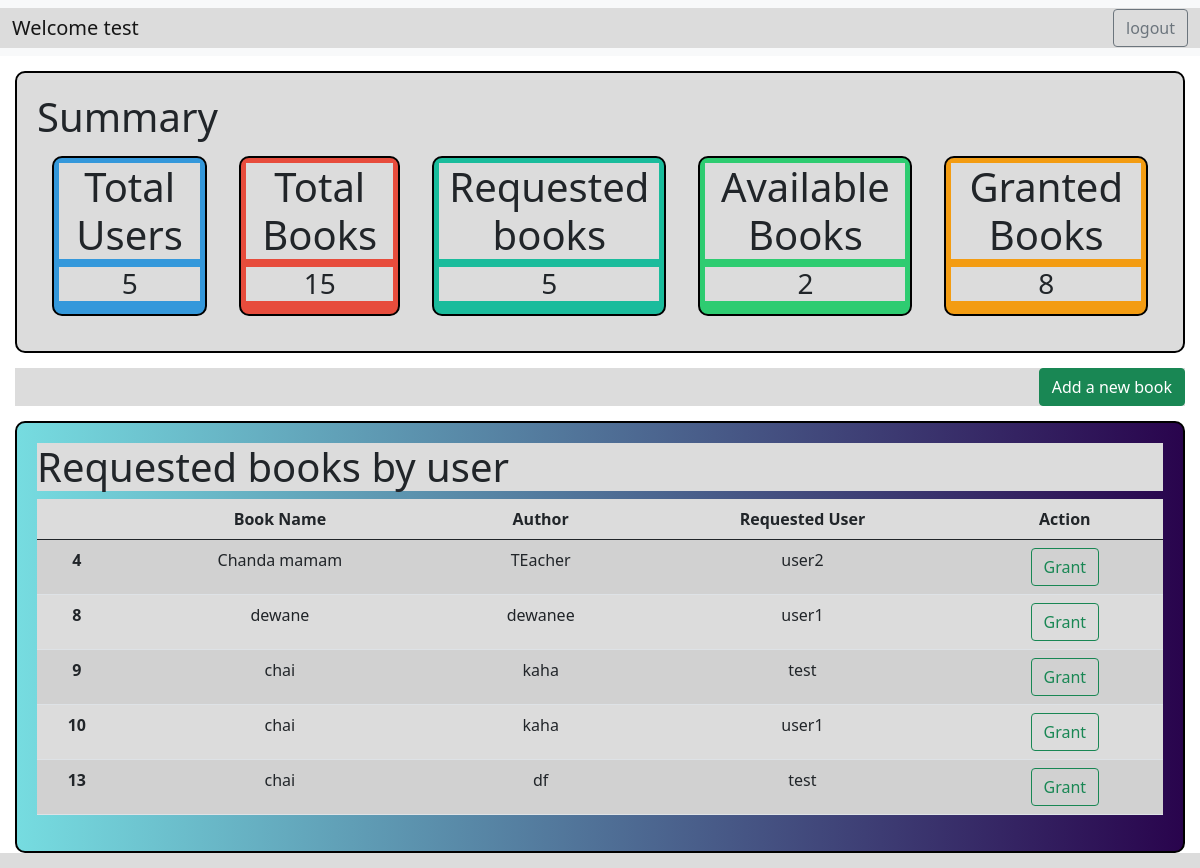
The page /admin_dashboard/4 on the database its author committed.
### application/models.py (models this page shows)
class User(db.Model):
    id = db.Column(db.Integer, primary_key = True)
    email = db.Column(db.String(),unique = True, nullable = False)
    username = db.Column(db.String(), unique = True, nullable = False)
    password = db.Column (db.String(), nullable = False)
    type = db.Column (db.String(),default ="general")
    ebooks = db.relationship('Ebook', backref = 'bearer')

class Ebook(db.Model):
    id = db.Column(db.Integer, primary_key = True)
    b_name = db.Column(db.String(), nullable = False)
    author = db.Column(db.String(), nullable = False)
    b_url = db.Column(db.String(), nullable = True)
    status = db.Column(db.String(), default = "Available")
    user_id = db.Column(db.Integer, db.ForeignKey('user.id'), nullable = True)

### application/controllers.py (the view)
@app.route("/admin_dashboard/<int:user_id>", methods=["GET"])
def admin_dashboard(user_id):
    this_user = User.query.filter_by(id=int(user_id)).first()
    e_books = Ebook.query.filter_by(status="Requested").all()
    A_books = Ebook.query.filter_by(status="Available").all()
    G_books = Ebook.query.filter_by(status="Granted").all()
    e_users = User.query.all()
    Etotal_users = Ebook.query.all()
    return render_template("admin_dashboard.html", user=this_user, admin_total_ebooks=Etotal_users, admin_books=e_books,admin_users = e_users, admin_a_book=A_books,admin_g_book = G_books)

### templates/admin_dashboard.html (shortened to what this page needs)
<!DOCTYPE html>
<html lang="en">
<head>
    <link href="https://cdn.jsdelivr.net/npm/bootstrap@5.0.2/dist/css/bootstrap.min.css" rel="stylesheet"
>
    <link rel="stylesheet" href="../static/style.css">
</head>
<body>
    <div class="sign_in">
        <nav class="navbar navbar-expand-lg navbar-light bg-light">
            <div class="container-fluid">
                <a class="navbar-brand" href="#">Welcome {{user.username}}</a>
                <div class="d-flex">
                    <a class="btn btn-outline-secondary" href="/login">logout</a>
                </div>
            </div>
        </nav>
    </div>
    <div class="summary_head ">
        <h1> Summary </h1>
        <div class="summary ">
            <div class="individual_summary ">
                <h1>Total Users</h1>
                <h3>{{admin_users | length}}</h3>
            </div>
            <div class="individual_summary ">
                <h1>Total Books</h1>
                <h3>{{admin_total_ebooks | length}}</h3>
            </div>
            <div class="individual_summary">
                <h1>Requested books</h1>
                <h3>{{admin_books | length}}</h3>
            </div>
            <div class="individual_summary">
                <h1>Available Books</h1>
                <h3>{{admin_a_book | length}}</h3>
            </div>
            <div class="individual_summary">
                <h1>Granted Books</h1>
                <h3>{{admin_g_book | length}}</h3>
            </div>
        </div>
    </div>
    <div id="book_button">
        <a href="/create_eb" class="btn btn-success">Add a new book</a>
    </div>
    <div class=" req_books_admin content_main">
        <h1> Requested books by user </h1>
        <div id="content">
            <table class="table table-striped table-hover">
                <thead>
                    <tr>
                        <th scope="col">{{ID}}</th>
                        <th scope="col">Book Name</th>
                        <th scope="col">Author</th>
                        <th scope="col">Requested User</th>
                        <th scope="col">Action</th>
                    </tr>
                </thead>
                <tbody>
                    {% for admin_book in admin_books%}
                    <tr>
                        <th scope="row">{{admin_book.id}}</th>
                        <td>{{admin_book.b_name}}</td>
                        <td>{{admin_book.author}}</td>
                        {% for admin_user in admin_users %}
                        {% if admin_user.id == admin_book.user_id %}
                        <td>{{ admin_user.username }}</td>
                        {% endif %}
                        {% endfor %}
                        <td>
                            <a href="{{ url_for('grant_permission', user_id=user.id, book_id=admin_book.id, customer_user_id=admin_book.user_id) }}"
                                class="btn btn-outline-success">Grant</a>
                        </td>
                    </tr>
                    {% endfor %}
                </tbody>
            </table>
        </div>
    </div>
</body>
</html>

### static/style.css (style rules this page uses)
* { margin: 0px; padding: 0px; background-color: gainsboro; }
.content_main { border: 2px solid black; border-radius: 10px; margin: 15px; padding: 20px; }
.summary { display: flex; flex-direction: row; justify-content: space-evenly; align-items: center; text-align: center; gap: 2rem; margin: 15px; }
.summary_head { border: 2px solid black; border-radius: 10px; margin: 15px; padding: 20px; }
.individual_summary { padding: 5px; border: 2px solid black; border-radius: 10px; }
.req_books_admin { background: linear-gradient(90deg, #76dce0 0%, #29044d 100%); }
#content { text-align: center; }
#book_button { margin: 15px; text-align: right; }
.individual_summary:nth-child(1) { background-color: #3498db; }
.individual_summary:nth-child(2) { background-color: #e74c3c; }
.individual_summary:nth-child(3) { background-color: #1abc9c; }
.individual_summary:nth-child(4) { background-color: #2ecc71; }
.individual_summary:nth-child(5) { background-color: #f39c12; }

### rows shown on the page
User: username "test"
Ebook: id "4", b_name "Chanda mamam", author "TEacher"
User: username "user2"
Ebook: id "8", b_name "dewane", author "dewanee"
User: username "user1"
Ebook: id "9", b_name "chai", author "kaha"
Ebook: id "10", b_name "chai", author "kaha"
Ebook: id "13", b_name "chai", author "df"

### other values the page prints
{{ admin_users | length }} "5"
{{ admin_total_ebooks | length }} "15"
{{ admin_books | length }} "5"
{{ admin_a_book | length }} "2"
{{ admin_g_book | length }} "8"
